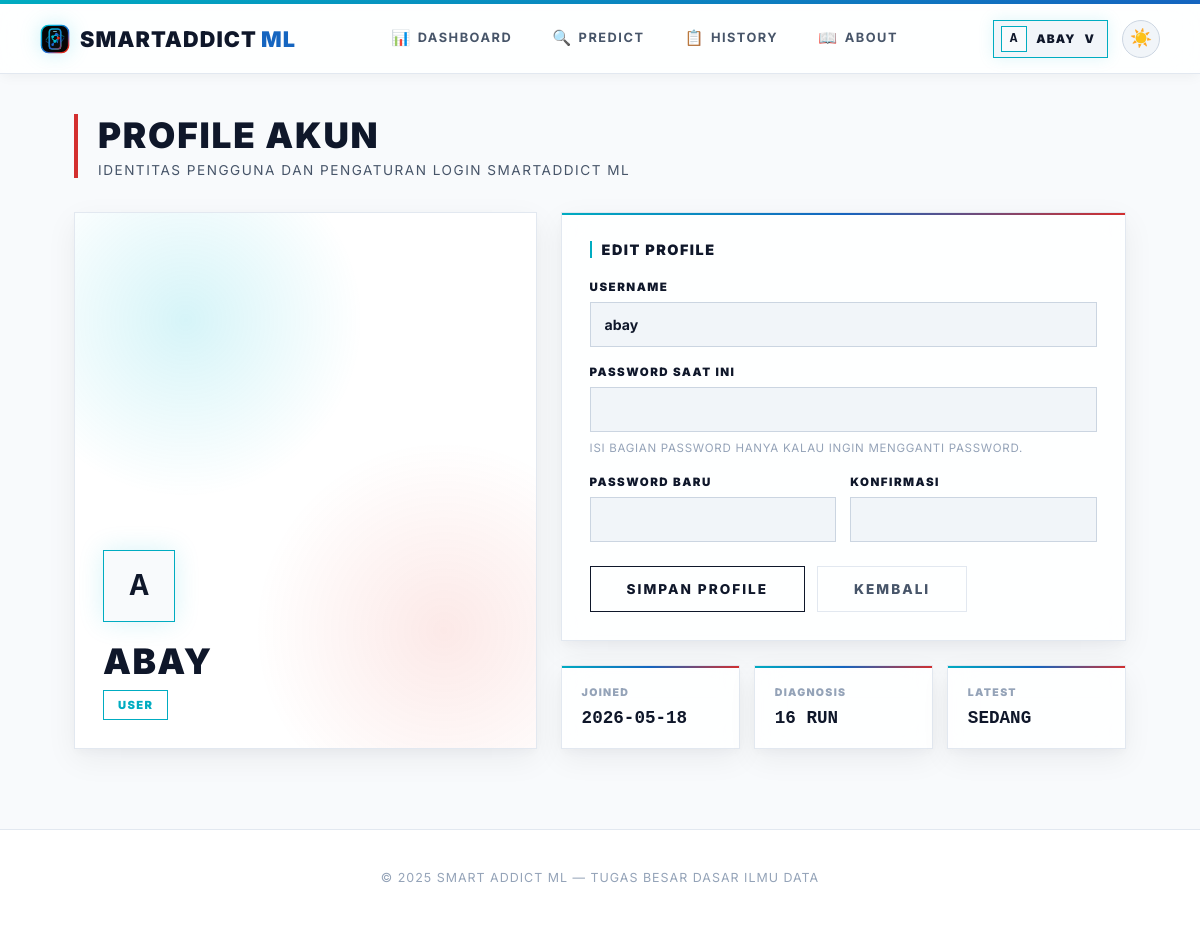
Before: /profile (signed in) with the older database file.
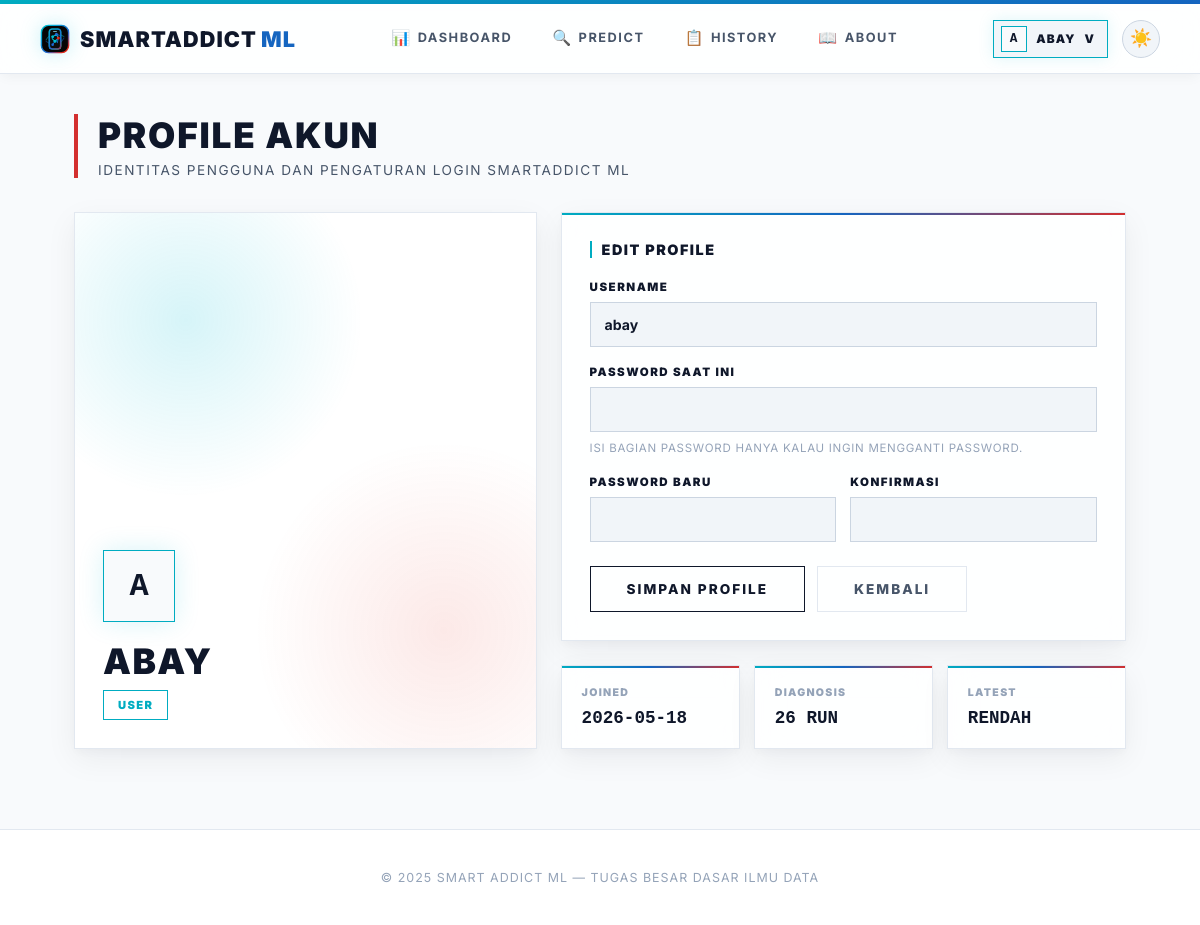
After: the same page with the newer database file.
### app.py (models this page shows, shortened)
class Prediction(db.Model):
    id = db.Column(db.Integer, primary_key=True)
    user_id = db.Column(db.Integer, db.ForeignKey('user.id'), nullable=False)
    model_name = db.Column(db.String(50), nullable=False)
    input_values = db.Column(db.Text, nullable=False)  # JSON string
    result = db.Column(db.String(20), nullable=False)
    prediction_raw = db.Column(db.Integer, nullable=False)
    timestamp = db.Column(db.DateTime, default=datetime.utcnow)

### app.py (the view, shortened to what this page needs)
@app.route("/profile", methods=["GET", "POST"])
@login_required
def profile():
    prediction_count = Prediction.query.filter_by(user_id=current_user.id).count()
    latest_prediction = Prediction.query.filter_by(user_id=current_user.id).order_by(Prediction.timestamp.desc()).first()
    return render_template(
        "profile.html",
        active_page='profile',
        prediction_count=prediction_count,
        latest_prediction=latest_prediction
    )

### app.py (called while the page is built)
@app.after_request
def add_no_cache(response):
    response.headers['Cache-Control'] = 'no-store, no-cache, must-revalidate, max-age=0'
    response.headers['Pragma'] = 'no-cache'
    response.headers['Expires'] = '0'
    return response

@login_manager.user_loader
def load_user(user_id):
    return User.query.get(int(user_id))

    @property
    def is_admin(self):
        return self.role == 'admin'

### templates/profile.html (shortened to what this page needs)
{% extends "base.html" %}
{% block content %}
<main class="content">
    <div class="page-header">
        <h1>PROFILE AKUN</h1>
        <p>IDENTITAS PENGGUNA DAN PENGATURAN LOGIN SMARTADDICT ML</p>
    </div>
    <div class="profile-grid">
        <section class="profile-visual">
            <div id="profile3d" aria-hidden="true"></div>
            <div class="profile-identity">
                <div class="profile-avatar-large">{{ current_user.username[0]|upper }}</div>
                <h2>{{ current_user.username }}</h2>
                <span class="role-badge">{{ current_user.role }}</span>
            </div>
        </section>
        <section>
            <div class="profile-panel">
                <div class="panel-title">Edit Profile</div>
                <form method="post" class="form-grid">
                    <div class="form-group">
                        <label class="form-label" for="username">Username</label>
                        <input class="form-input" id="username" name="username" value="{{ current_user.username }}" maxlength="80" required>
                    </div>
                    <div class="form-group">
                        <label class="form-label" for="current_password">Password Saat Ini</label>
                        <input class="form-input" id="current_password" name="current_password" type="password" autocomplete="current-password">
                        <div class="form-note">Isi bagian password hanya kalau ingin mengganti password.</div>
                    </div>
                    <div class="password-grid">
                        <div class="form-group">
                            <label class="form-label" for="new_password">Password Baru</label>
                            <input class="form-input" id="new_password" name="new_password" type="password" autocomplete="new-password">
                        </div>
                        <div class="form-group">
                            <label class="form-label" for="confirm_password">Konfirmasi</label>
                            <input class="form-input" id="confirm_password" name="confirm_password" type="password" autocomplete="new-password">
                        </div>
                    </div>
                    <div class="profile-actions">
                        <button type="submit" class="btn-primary">Simpan Profile</button>
                        <a href="{{ url_for('dashboard') }}" class="btn-secondary">Kembali</a>
                    </div>
                </form>
            </div>
            <div class="profile-stats">
                <div class="profile-stat">
                    <span>Joined</span>
                    <strong>{{ current_user.created_at.strftime('%Y-%m-%d') }}</strong>
                </div>
                <div class="profile-stat">
                    <span>Diagnosis</span>
                    <strong>{{ prediction_count }} Run</strong>
                </div>
                <div class="profile-stat">
                    <span>Latest</span>
                    <strong>{% if latest_prediction %}{{ latest_prediction.result }}{% else %}None{% endif %}</strong>
                </div>
            </div>
        </section>
    </div>
</main>
{% endblock %}

Changed rows visible on the page:
no longer on this page (row unchanged): Prediction: result "SEDANG"
added Prediction: result "RENDAH"
Other visible differences:
{{ prediction_count }}: "16" → "26"
